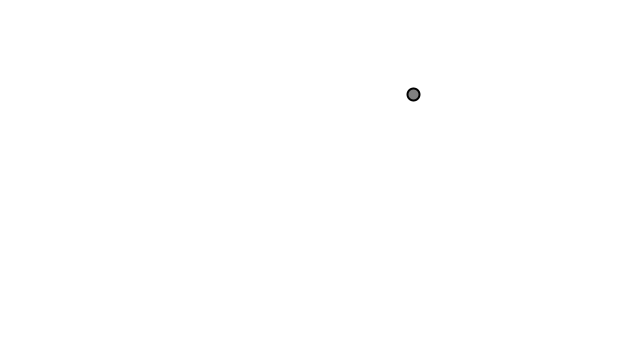
Frame 1 (no input)
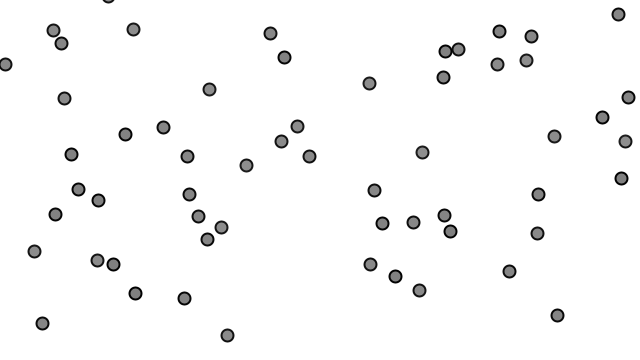
Frame 60 (the mouse pressed at the canvas centre just before this capture)
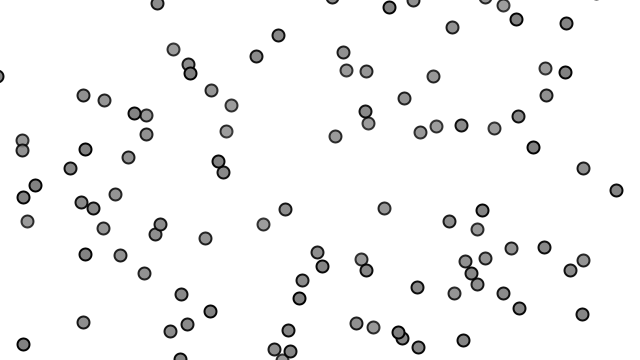
Frame 120 (the mouse held since frame 60 and released just before this capture)

The Processing sketch that drew these frames (run headless with seeded random() and noise(); from frame 60 on, the mouse is pressed at the canvas centre):

// Processing sketch: Exercise_4_10_particlerepel
// ── Exercise_4_10_particlerepel.pde
// The Nature of Code
// Daniel Shiffman
// http://natureofcode.com

ParticleSystem ps;

void setup() {
  size(640,360);
  ps = new ParticleSystem(new PVector(width/2,50));
}

void draw() {
  background(255);
  ps.addParticle(random(width),random(height));

  //PVector gravity = new PVector(0,0.1);
  //ps.applyForce(gravity);
  ps.update();
  ps.intersection();
  ps.display();
}

// ── Particle.pde
// The Nature of Code
// Daniel Shiffman
// http://natureofcode.com

// Simple Particle System

class Particle {
  PVector location;
  PVector velocity;
  PVector acceleration;
  float lifespan;

  float r = 6;


  Particle(float x, float y) {
    acceleration = new PVector();
    velocity = PVector.random2D();
    location = new PVector(x, y);
    lifespan = 255.0;
  }

  void run() {
    update();
    display();
  }

  void intersects(ArrayList<Particle> particles) {
    for (Particle other : particles) {
      if (other != this) {
        PVector dir = PVector.sub(location, other.location);
        if (dir.mag() < r*2) {
          dir.setMag(0.5); 
          applyForce(dir);
        }
      }
    }
  }

  void applyForce(PVector f) {
    acceleration.add(f);
  }

  // Method to update location
  void update() {
    velocity.add(acceleration);
    location.add(velocity);
    acceleration.mult(0);
    lifespan -= 0.5;
  }

  // Method to display
  void display() {
    stroke(0, lifespan);
    strokeWeight(2);
    fill(127, lifespan);
    ellipse(location.x, location.y, r*2, r*2);
  }

  // Is the particle still useful?
  boolean isDead() {
    if (lifespan < 0.0) {
      return true;
    } 
    else {
      return false;
    }
  }
}


// ── ParticleSystem.pde
// The Nature of Code
// Daniel Shiffman
// http://natureofcode.com

// Using Generics now!  comment and annotate, etc.

class ParticleSystem {
  ArrayList<Particle> particles;

  ParticleSystem(PVector location) {
    particles = new ArrayList<Particle>();
  }

  void addParticle(float x, float y) {
    particles.add(new Particle(x, y));
  }


  void display() {
    for (Particle p : particles) {
      p.display();
    }
  }

  void applyForce(PVector f) {
    for (Particle p : particles) {
      p.applyForce(f);
    }
  }

  void intersection() {
    for (Particle p : particles) {
      p.intersects(particles);
    }
  }


  void update() {
    for (int i = particles.size()-1; i >= 0; i--) {
      Particle p = particles.get(i);
      p.update();
      if (p.isDead()) {
        particles.remove(i);
      }
    }
  }
}
